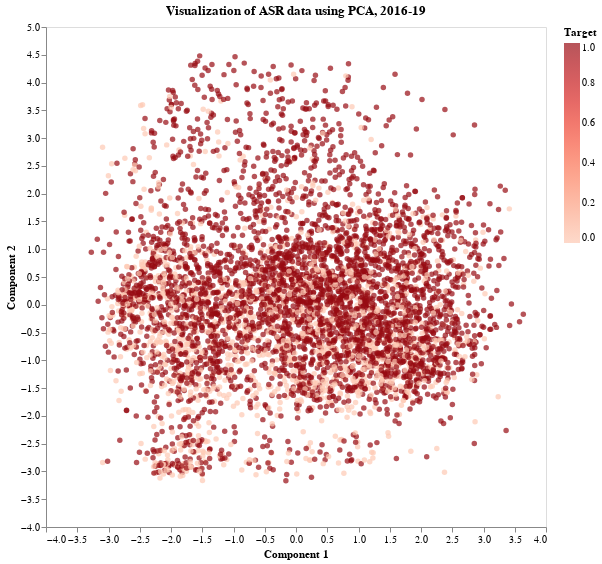

Notebook code cell kept with this figure:
### Code cell
# Set params for viz
params = {}
params["dataset"] = "Annual Survey of Refugees"
params["year"] = "2016-19"
params["indicator"] = "t_resettlement"

# PCA visualization with two components
params["method"] = "PCA"
viz_reduction(add_info_to_reduced(X_pca, pre_df), params)

### Figure 1 — Vega-Lite specification as saved in the notebook (floating-point values rounded to 4 significant figures; data arrays with more than 128 entries replaced by an {"elided": "..."} marker saying what was removed)
{"config": {"view": {"continuousWidth": 300, "continuousHeight": 300}, "axis": {"grid": false}}, "data": {"name": "data-b2e724cf809c7cb5e340dd01c9ddefaa"}, "mark": {"type": "circle"}, "encoding": {"color": {"field": "Target", "scale": {"scheme": "reds"}, "type": "quantitative"}, "x": {"field": "0", "title": "Component 1", "type": "quantitative"}, "y": {"field": "1", "title": "Component 2", "type": "quantitative"}}, "height": 500, "title": "Visualization of ASR data using PCA, 2016-19", "width": 500, "$schema": "https://vega.github.io/schema/vega-lite/v5.15.1.json", "datasets": {"data-b2e724cf809c7cb5e340dd01c9ddefaa": {"elided": "5181 records"}}}
